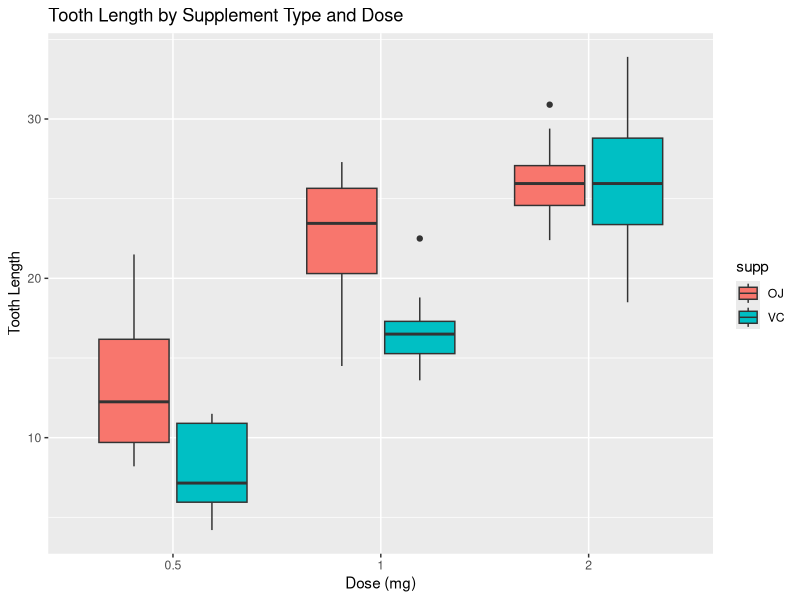

Source code (R):
data("ToothGrowth")
str(ToothGrowth)
summary(ToothGrowth)
library(ggplot2)

ggplot(ToothGrowth, aes(x=factor(dose), y=len, fill=supp)) +
  geom_boxplot() +
  labs(title="Tooth Length by Supplement Type and Dose",
       x="Dose (mg)", y="Tooth Length")
t.test(len ~ supp, data=ToothGrowth)
ToothGrowth$dose <- factor(ToothGrowth$dose)

t.test(len ~ dose, data=subset(ToothGrowth, dose %in% c(0.5,1)))
t.test(len ~ dose, data=subset(ToothGrowth, dose %in% c(1,2)))
t.test(len ~ dose, data=subset(ToothGrowth, dose %in% c(0.5,2)))
